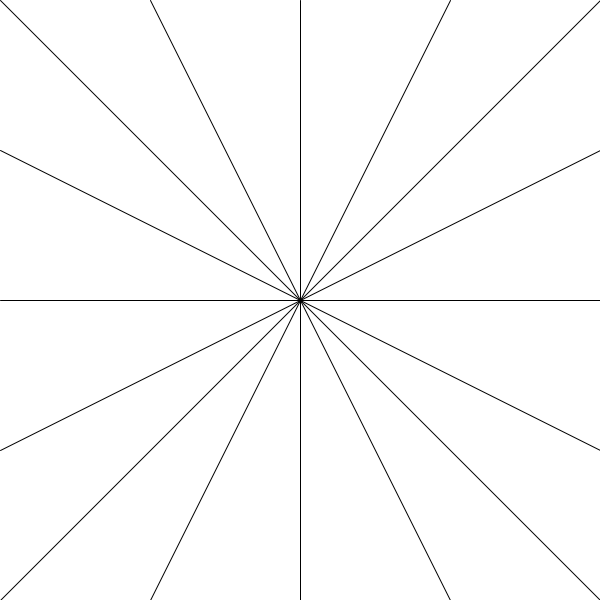
Frame 1 (no input)
Frame 60 (the mouse pressed at the canvas centre just before this capture): identical to frame 1, image omitted
Frame 120 (the mouse held since frame 60 and released just before this capture): identical to frame 1, image omitted

The Processing sketch that drew this single still picture (run headless with seeded random() and noise(); from frame 60 on, the mouse is pressed at the canvas centre):

// Processing sketch: w03a_basic_functions
// ── w03a_basic_functions.pde
// code 1 week 3
// bryan ma

// this code demonstrates defining simple functions to encapsulate behavior.
// these functions take no arguments and so their behavior cannot be customized by the user.

void setup() {
  size(600, 600);
  sayHello();
}

void draw() {
  background(255);
  drawLinesFromCenter();
}

void sayHello() {
  println("Hello!");
}

void drawLinesFromCenter() {
  float x = width/2;
  float y = height/2;
  
  line(x, y, 0, 0);
  line(x, y, width/4, 0); 
  line(x, y, width/2, 0);
  line(x, y, 3*width/4, 0);
  line(x, y, width, 0);
  line(x, y, width, height/4);
  line(x, y, width, height/2);
  line(x, y, width, 3*height/4);
  line(x, y, width, height);
  line(x, y, 0, height/4);
  line(x, y, 0, height/2);
  line(x, y, 0, 3*height/4);
  line(x, y, 0, height);
  line(x, y, width/4, height);
  line(x, y, width/2, height);
  line(x, y, 3*width/4, height);
}
